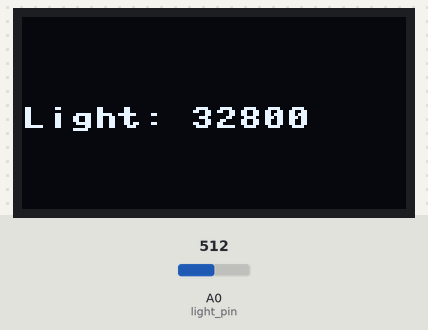
Bench run of a program on a simulated ESP8266 board running MicroPython. Shown: 128×64 one-colour display. Inputs (shaded band) come from the test bench; at power-on: A0 (light_pin) = 512 (analog values on the 0–1023 scale). What the program prints to the serial console is not drawn.

Above: at 1.2 s.
1.3 s: A0 (light_pin) set to 716
At 2.5 s:
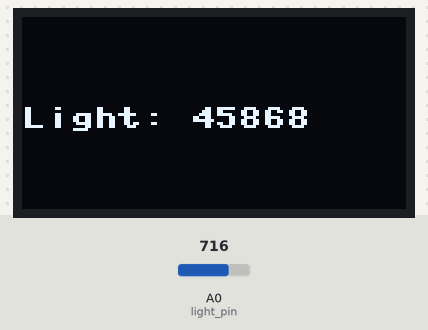
3.6 s: A0 (light_pin) set to 900
At 4.6 s:
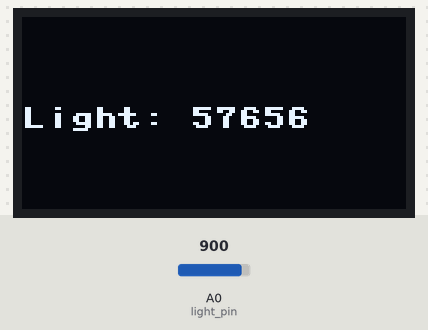
5.6 s: A0 (light_pin) set to 1023
At 6.8 s:
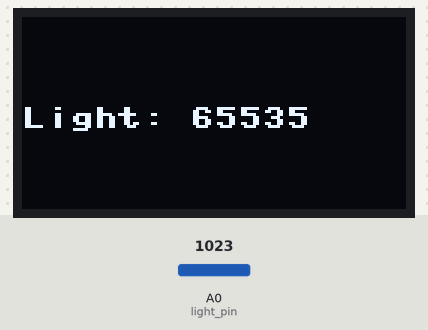
Timing chart, 0 to 8.6 s (numbered marks = the images above; inputs shaded):
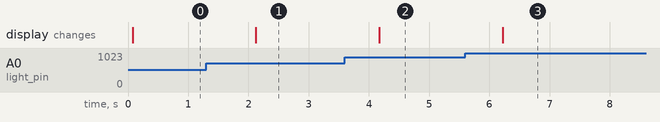

The program:

light_sensor_with_oled.py
```python
import ssd1306
from machine import Pin, I2C, ADC
import time

# Define OLED parameters
OLED_WIDTH = 128
OLED_HEIGHT = 64

# Define I2C pins (example: ESP32)
i2c = I2C(-0, scl=Pin(1), sda=Pin(0))
# If using ESP8266, you might need to specify the I2C pins differently, e.g.:
# i2c = I2C(-1, scl=Pin(5), sda=Pin(4))

# Create OLED object
oled = ssd1306.SSD1306_I2C(OLED_WIDTH, OLED_HEIGHT, i2c)

# Clear the display
oled.fill(0)
oled.show()

# Define the ADC pin connected to the light sensor
light_pin = ADC(0)

# Display some text
def display_text(text):
    oled.fill(0)  # Clear the display
    oled.text(text, 0, 30)  # Write text at top-left corner
    oled.show()  # Update the display

# Main program loop
while True:
    # Read the analog value from the light sensor
    light_value = light_pin.read_u16()

    # Print the light sensor value
    print("Light Sensor Value:", light_value)

    # Display the light sensor value on the OLED
    display_text("Light: {}".format(light_value))

    # Add a delay before the next reading
    time.sleep(1)
```

Measured:
- after the input at 1.3 s, the display: changes after 0.82 s (image 1)
- after the input at 3.6 s, the display: changes after 0.57 s (image 2)
- after the input at 5.6 s, the display: changes after 0.62 s (image 3)
